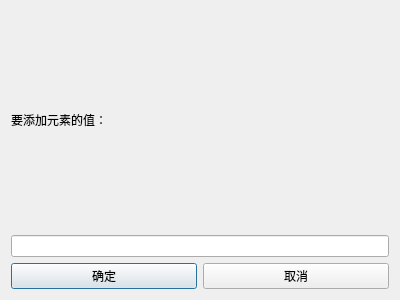
<?xml version="1.0" encoding="UTF-8"?>
<ui version="4.0">
 <class>Dialog_arrlist_append</class>
 <widget class="QDialog" name="Dialog_arrlist_append">
  <property name="geometry">
   <rect>
    <x>0</x>
    <y>0</y>
    <width>400</width>
    <height>300</height>
   </rect>
  </property>
  <property name="windowTitle">
   <string>添加元素</string>
  </property>
  <layout class="QVBoxLayout" name="verticalLayout_3">
   <item>
    <layout class="QVBoxLayout" name="verticalLayout_2">
     <item>
      <widget class="QLabel" name="label">
       <property name="text">
        <string>要添加元素的值：</string>
       </property>
      </widget>
     </item>
     <item>
      <widget class="QLineEdit" name="line_value"/>
     </item>
    </layout>
   </item>
   <item>
    <layout class="QHBoxLayout" name="horizontalLayout">
     <item>
      <widget class="QPushButton" name="btn1">
       <property name="text">
        <string>确定</string>
       </property>
      </widget>
     </item>
     <item>
      <widget class="QPushButton" name="btn2">
       <property name="text">
        <string>取消</string>
       </property>
      </widget>
     </item>
    </layout>
   </item>
  </layout>
 </widget>
 <resources/>
 <connections>
  <connection>
   <sender>btn1</sender>
   <signal>clicked()</signal>
   <receiver>Dialog_arrlist_append</receiver>
   <slot>accept()</slot>
   <hints>
    <hint type="sourcelabel">
     <x>104</x>
     <y>221</y>
    </hint>
    <hint type="destinationlabel">
     <x>199</x>
     <y>149</y>
    </hint>
   </hints>
  </connection>
  <connection>
   <sender>btn2</sender>
   <signal>clicked()</signal>
   <receiver>Dialog_arrlist_append</receiver>
   <slot>reject()</slot>
   <hints>
    <hint type="sourcelabel">
     <x>295</x>
     <y>221</y>
    </hint>
    <hint type="destinationlabel">
     <x>199</x>
     <y>149</y>
    </hint>
   </hints>
  </connection>
 </connections>
</ui>
